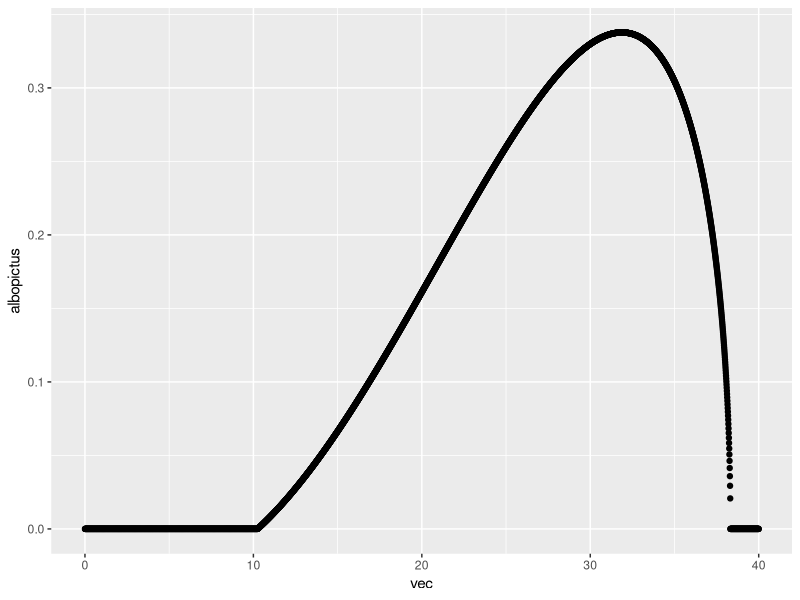
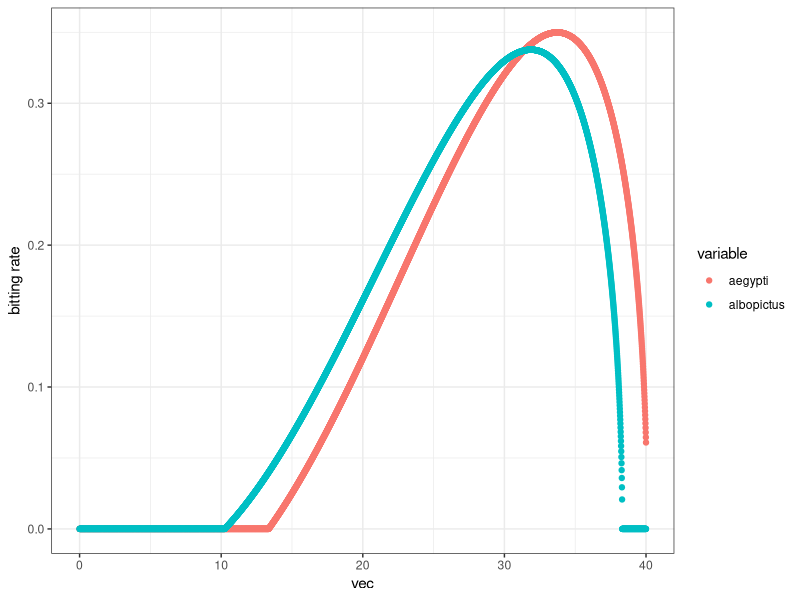
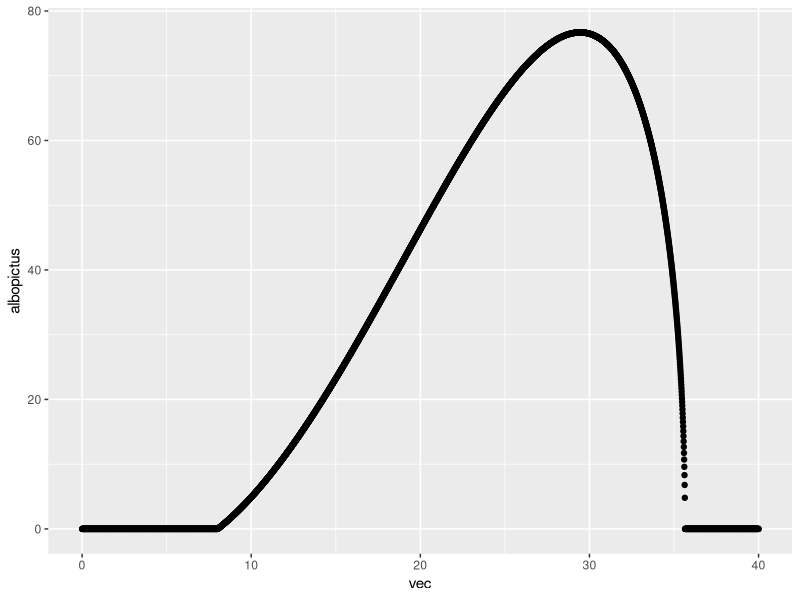
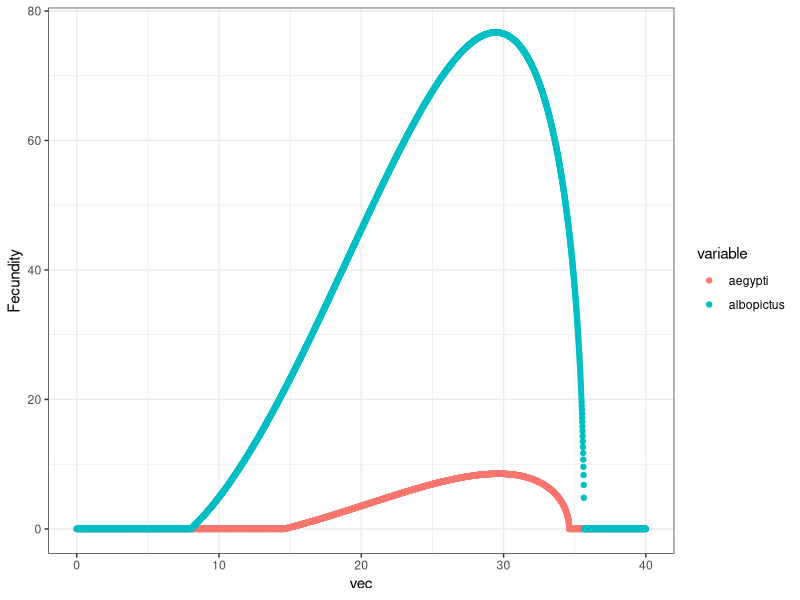
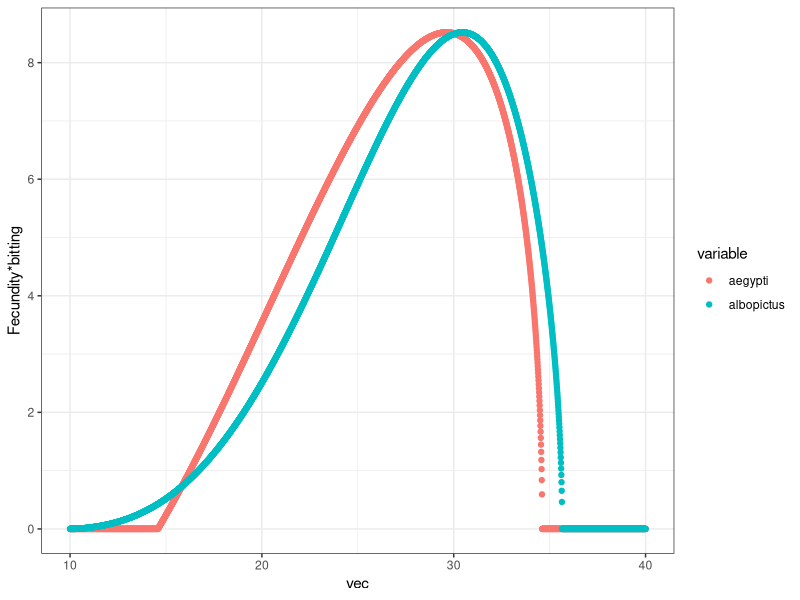

Generate these figures, in order, with R: (Note: this script raises an error after producing the figures.)
rm(list=ls())
library(tidyverse)
library(ggplot2)
library(dplyr)
library("ggpubr")
library(viridis)
library(gdata)
library("data.table")
library('numDeriv')

#------------------------FUNCTIONS---------------------------#
# Main functions 
Briere_func <- function(cte, tmin, tmax, temp){
  outp <- temp*cte*(temp - tmin)*(tmax - temp)^(1/2)
  if(outp < 0 | is.na(outp)){
    outp <- 0
  }
  return(outp)
}

Quad_func <- function(cte, tmin, tmax, temp){
  outp <- -cte*(temp - tmin)*(temp - tmax)
  if(outp < 0 | is.na(outp)){
    outp <- 0
  }
  return(outp)
}

Lin_func <- function(cte, cte1, temp){
  outp <- temp*cte + cte1
  if(outp < 0 | is.na(outp)){
    outp <- 0.00001
  }
  return(outp)
}


Quad <- function(cte, cte1,cte2, temp){
  outp <- cte*temp^2 + cte1*temp + cte2
  if(outp < 0 | is.na(outp)){
    outp <- 0
  }
  return(outp)
}

QuadN_func <- function(cte, c1, c2, temp){
  outp <- cte*temp^2 + c1*temp + c2
  if(outp < 0 | is.na(outp)){
    outp <- 0
  }
  return(outp)
}
### Incorporating rain and human density:
h_f <- function(hum, rain){
  # Constants: 
  erat = 0.5
  e0 = 1.5
  evar = 0.05
  eopt = 8
  efac = 0.01
  edens = 0.01
  
  
  hatch <- (1-erat)*(((1+e0)*exp(-evar*(rain-eopt)^2))/(exp(-evar*(rain - eopt)^2) + e0)) +
    erat*(edens/(edens + exp(-efac*hum)))
  return(hatch)
}

#### -------------------------- Albopictus ------------------------- ####
## Thermal responses Aedes Albopictus from Mordecai 2017:
a_f_alb <- function(temp){Briere_func(0.000193,10.25,38.32,temp)} # Biting rate
TFD_f_alb <- function(temp){Briere_func(0.0488,8.02,35.65,temp)} # Fecundity
pLA_f_alb <- function(temp){Quad_func(0.002663,6.668,38.92,temp)} # Survival probability Egg-Adult
MDR_f_alb <- function(temp){Briere_func(0.0000638,8.6,39.66,temp)} # Mosquito Development Rate
lf_f_alb <- function(temp){Quad_func(1.43,13.41,31.51,temp)} # Adult life span
dE_f_alb <- function(temp){Briere_func(0.00006881,8.869,35.09,temp)} # Adult life span

# R0 function by temperature:
R0_func_alb <- function(Te, rain, hum){
  a <- a_f_alb(Te)
  f <- (1/2)*TFD_f_alb(Te)
  deltaa <- lf_f_alb(Te)
  dE <- dE_f_alb(Te)
  probla <- pLA_f_alb(Te)
  h <- h_f(hum,rain)
  deltaE = 0.1
  R0 <- ((0.3365391*f*a*deltaa)*probla*(h*dE/(h*dE+deltaE)))^(1/3)
  return(R0)
}

####------------------------------Aegypti------------------------####
a_f_aeg <- function(temp){Briere_func(0.000202,13.35,40.08,temp)} # Biting rate
EFD_f_aeg <- function(temp){Briere_func(0.00856,14.58,34.61,temp)} # Fecundity
pLA_f_aeg <- function(temp){Quad_func(0.004186,9.373,40.26,temp)} # Survival probability Egg-Adult
MDR_f_aeg <- function(temp){Briere_func(0.0000786,11.36,39.17,temp)} # Mosquito Development Rate
lf_f_aeg <- function(temp){Quad_func(0.148,9.16,37.73,temp)} # Adult life span
dE_f_aeg <- function(temp){Briere_func(0.0003775 ,14.88,37.42,temp)} # Adult life span

# R0 function by temperature:
R0_func_aeg <- function(Te, rain,hum){
  a <- a_f_aeg(Te)
  f <- (1/2)*EFD_f_aeg(Te)
  deltaa <- lf_f_aeg(Te)
  dE <- dE_f_aeg(Te)
  probla <- pLA_f_aeg(Te)
  h <- h_f(hum,rain)
  deltE = 0.1
  R0 <- ((f*deltaa)*probla*(h*dE/(h*dE+deltE)))^(1/3)
  return(R0)
}


#####----------------Japonicus-----------------####
dE_f_jap <- function(temp){Briere_func(0.0002859,6.360,35.53 ,temp)} # Mosquito Development Rate
dL_f_jap <- function(temp){Briere_func(7.000e-05,9.705e+00,3.410e+01,temp)} # Survival probability Egg-Adult
lf_f_jap <- function(temp){QuadN_func(0.0113,-0.9308,21.5214,temp)} # Adult life span
deltaL_f_jap <- function(temp){QuadN_func(0.0030183,-0.1099622,1.1617832,temp)} # Adult life span

# R0 function by temperature:
R0_func_jap <- function(Te, rain,hum){
  a <- 0.3
  f <- 183/2
  lf <- lf_f_jap(Te)
  deltaL <- deltaL_f_jap(Te)
  deltE = 0.1
  dE <- dE_f_jap(Te)
  dL <- dL_f_jap(Te)
  h <- h_f(hum,rain)
  if(dL == 0 | f == 0 | a == 0 | dE == 0 | h == 0 | Te<0){
    R0 <- 0
  }else{
    R0 <- ((f*a*lf)*(dL/(dL+deltaL))*(h*dE/(h*dE+deltE)))^(1/3)
  }
  return(R0)
}


### Difference between fecundity and bitting rate:
# bitting rate
vec <- seq(0,40,0.01)
aegypti <- sapply(vec,a_f_aeg)
albopictus <- sapply(vec,a_f_alb)
df_out <- data.frame(vec, aegypti, albopictus)
ggplot(df_out) + 
  geom_point(aes(vec,albopictus))

df_out <- reshape2::melt( df_out, id.vars = "vec")

ggplot(df_out) + 
  geom_point(aes(vec,value, color=variable)) +
  ylab("bitting rate") +
  theme_bw()
 
# Fecundity
vec <- seq(0,40,0.01)
aegypti <- sapply(vec,EFD_f_aeg)
albopictus <- sapply(vec,TFD_f_alb)
df_out <- data.frame(vec, aegypti, albopictus)
ggplot(df_out) + 
  geom_point(aes(vec,albopictus))

df_out <- reshape2::melt( df_out, id.vars = "vec")

ggplot(df_out) + 
  geom_point(aes(vec,value, color=variable)) +
  ylab("Fecundity") +
  theme_bw()

# Fecundity*bitting
vec <- seq(10,40,0.01)
aegypti <- sapply(vec,EFD_f_aeg)
albopictus1 <- sapply(vec,a_f_alb)
albopictus <- sapply(vec,TFD_f_alb)
df_out <- data.frame(vec, aegypti = aegypti, albopictus = albopictus*albopictus1)
scale <- max(df_out$albopictus)/max(df_out$aegypti)
df_out <- data.frame(vec, aegypti = aegypti,
                     albopictus = (1/scale)*albopictus*albopictus1)

df_out <- reshape2::melt( df_out, id.vars = "vec")

ggplot(df_out) + 
  geom_point(aes(vec,value, color=variable)) +
  ylab("Fecundity*bitting") +
  theme_bw()

# Life span
vec <- seq(10,40,0.01)
aegypti <- sapply(vec,lf_f_aeg)
albopictus <- sapply(vec,lf_f_alb)
japonicus <- sapply(vec,deltaA_f_jap)

df_out <- data.frame(vec, aegypti = 1/aegypti,
                     albopictus = 1/albopictus,
                     japonicus = japonicus)
df_out <- reshape2::melt( df_out, id.vars = "vec")

ggplot(df_out) + 
  geom_point(aes(vec,value, color=variable)) +
  ylab("deltaA") + ylim(c(0,0.2)) +
  theme_bw()

# p_LA
vec <- seq(10,40,0.01)
aegypti <- sapply(vec,pLA_f_aeg)
albopictus <- sapply(vec,pLA_f_alb)
japo1 <- sapply(vec,dL_f_jap)
japo2 <- sapply(vec,deltaL_f_jap)

df_out <- data.frame(vec, aegypti = aegypti,
                     albopictus = albopictus,
                     japonicus = japo1/(japo1+japo2))
df_out <- reshape2::melt( df_out, id.vars = "vec")

ggplot(df_out) + 
  geom_point(aes(vec,value, color=variable)) +
  ylab("pLA") +
  theme_bw()

# dE
vec <- seq(10,40,0.01)
aegypti <- sapply(vec,dE_f_aeg)
albopictus <- sapply(vec,dE_f_alb) 
japonicus <- sapply(vec,dE_f_jap) 

df_out <- data.frame(vec, aegypti = aegypti,
                     albopictus = albopictus,
                     japonicus = japonicus)
df_out <- reshape2::melt( df_out, id.vars = "vec")

ggplot(df_out) + 
  geom_point(aes(vec,value, color=variable)) +
  ylab("dE") +
  theme_bw()

# R0
vec <- seq(5,40,0.001)
aegypti <- sapply(vec,R0_func_aeg, hum = 500,rain = 8)
albopictus <- sapply(vec,R0_func_alb, hum = 500,rain = 8) 
japonicus <- sapply(vec,R0_func_jap, hum = 500,rain = 8) 

df_out <- data.frame(vec, aegypti = aegypti,
                     albopictus = albopictus,
                     japonicus = japonicus)
df_out <- reshape2::melt( df_out, id.vars = "vec")

ggplot(df_out) + 
  geom_line(aes(vec,value, color=variable)) +
  geom_hline(yintercept = 1, linetype = "dashed", color = "red") +
  ylab("R0") +
  theme_bw()


#------------------------------Albopictus------------------------------------#
# R0 with hacthing rate
vec <- seq(0,30,0.01)
hum_cte <- 2000
te_cte <- 15
out <- sapply(vec,R0_func_alb,hum=hum_cte, Te=te_cte)

df_out <- data.frame(vec, out)
ggplot(df_out) +
  geom_line(aes(vec,out))

# hatching rate plot
out <- sapply(vec,h_f,hum=hum_cte)

df_out <- data.frame(vec, out)
ggplot(df_out) +
  geom_line(aes(vec,out))

# Human density versus R0 
vec <- seq(0,30000,0.01)
rain_cte <- 8
te_cte <- 15
out <- sapply(vec,function(x){R0_func_alb(rain_cte,x,te_cte)})

df_out <- data.frame(vec, out)
ggplot(df_out) +
  geom_line(aes(vec,out))

# Derivative with respect to Temperature
vec <- seq(0,40,0.0001)
hum_cte <- 500
rain_cte <- 8
out_alb <- sapply(vec,R0_func_alb,hum=hum_cte, rain=rain_cte)

df_out_alb <- data.frame(vec, out_alb)
plot_t <- ggplot(df_out_alb) +
  geom_line(aes(vec,out_alb)) + 
  xlab("Temperature(Cº)") + ylab("R0") +
  theme_bw()
plot_t

ind <- df_out_alb[which(df_out_alb$out_alb != 0),1]
numd1_t <- grad(function(x){R0_func_alb(rain_cte,hum_cte,x)}, ind)
devf_t <- data.frame(ind,numd1_t)
dev_t <- ggplot(devf_t) +
  geom_line(aes(ind,numd1_t)) + 
  xlab("Temperature(Cº)") + ylab("dR0/dT") +
  theme_bw()

# Derivative with respect to Rainfall
vec <- seq(0,20,0.01)
hum_cte <- 500
te_cte <- 22
out <- sapply(vec,R0_func_alb,hum=hum_cte, Te=te_cte)
df_out <- data.frame(vec, out)
plot_r <- ggplot(df_out) +
  geom_line(aes(vec,out))+ 
  xlab("Rainfall(mm)") + ylab("R0") +
  theme_bw()
ind <- df_out[which(df_out$out != 0),1]
numd1_r <- grad(function(x){R0_func_alb(x,hum_cte,te_cte)}, ind)
devf_r <- data.frame(ind,numd1_r)
dev_r <- ggplot(devf_r) +
  geom_line(aes(ind,numd1_r))  + 
  xlab("Rainfall(mm)") + ylab("dR0/dR") +
  theme_bw()

# Derivative with respect to Human density
vec <- seq(0,1500,1)
rain_cte <- 8
te_cte <- 22
out <- sapply(vec,R0_func_alb,rain=rain_cte, Te=te_cte)
df_out <- data.frame(vec, out)

plot_h <- ggplot(df_out) +
  geom_line(aes(vec,out)) + 
  xlab("Human density(km2)") + ylab("R0") +
  theme_bw()

ind <- df_out[which(df_out$out != 0),1]
numd1_h <- grad(function(x){R0_func_alb(rain_cte,x,te_cte)}, ind)
devf_h <- data.frame(ind,numd1_h)
dev_h <- ggplot(devf_h) +
  geom_line(aes(ind,numd1_h)) + 
  xlab("Human density(km2)") + ylab("dR0/dH") +
  theme_bw()

library(ggpubr)
ggarrange(dev_t,dev_r,dev_h)
ggarrange(plot_t,plot_r,plot_h)

#####------ Aegypti ------------##
# Derivative with respect to Temperature
vec <- seq(0,40,0.0001)
hum_cte <- 500
rain_cte <- 8
out_aeg <- sapply(vec,R0_func_aeg,hum=hum_cte, rain=rain_cte)

df_out_aeg <- data.frame(vec, out_aeg)
plot_t <- ggplot(df_out_aeg) +
  geom_line(aes(vec,out_aeg)) + 
  xlab("Temperature(Cº)") + ylab("R0") +
  theme_bw()
plot_t

ind <- df_out_aeg[which(df_out_aeg$out_aeg != 0),1]
numd1_t <- grad(function(x){R0_func_aeg(rain_cte,hum_cte,x)}, ind)
devf_t <- data.frame(ind,numd1_t)
dev_t <- ggplot(devf_t) +
  geom_line(aes(ind,numd1_t)) + 
  xlab("Temperature(Cº)") + ylab("dR0/dT") +
  theme_bw()

# Derivative with respect to Rainfall
vec <- seq(0,20,0.01)
hum_cte <- 500
te_cte <- 22
out <- sapply(vec,R0_func_aeg,hum=hum_cte, Te=te_cte)
df_out <- data.frame(vec, out)
plot_r <- ggplot(df_out) +
  geom_line(aes(vec,out))+ 
  xlab("Rainfall(mm)") + ylab("R0") +
  theme_bw()
ind <- df_out[which(df_out$out != 0),1]
numd1_r <- grad(function(x){R0_func_aeg(x,hum_cte,te_cte)}, ind)
devf_r <- data.frame(ind,numd1_r)
dev_r <- ggplot(devf_r) +
  geom_line(aes(ind,numd1_r))  + 
  xlab("Rainfall(mm)") + ylab("dR0/dR") +
  theme_bw()

# Derivative with respect to Human density
vec <- seq(0,1500,1)
rain_cte <- 8
te_cte <- 22
out <- sapply(vec,R0_func_aeg,rain=rain_cte, Te=te_cte)
df_out <- data.frame(vec, out)
plot_h <- ggplot(df_out) +
  geom_line(aes(vec,out)) + 
  xlab("Human density(km2)") + ylab("R0") +
  theme_bw()

ind <- df_out[which(df_out$out != 0),1]
numd1_h <- grad(function(x){R0_func_aeg(rain_cte,x,te_cte)}, ind)
devf_h <- data.frame(ind,numd1_h)
dev_h <- ggplot(devf_h) +
  geom_line(aes(ind,numd1_h)) + 
  xlab("Human density(km2)") + ylab("dR0/dH") +
  theme_bw()

library(ggpubr)
ggarrange(dev_t,dev_r,dev_h)
ggarrange(plot_t,plot_r,plot_h)

##### --------------------- JAPONICUS---------------------#
vec = seq(0,40,0.001)
df <- data.frame(vec, out <- sapply(vec,dL_f_jap))
ggplot(df) +
  geom_point(aes(vec,out))

# Derivative with respect to Temperature
vec <- seq(0,40,0.0001)
hum_cte <- 500
rain_cte <- 8
out_jap <- sapply(vec,R0_func_jap,hum=hum_cte, rain=rain_cte)

df_out_jap <- data.frame(vec, out_jap)
plot_t <- ggplot(df_out_jap) +
  geom_line(aes(vec,out_jap)) + 
  xlab("Temperature(Cº)") + ylab("R0") +
  theme_bw()
plot_t

ind <- df_out_jap[which(df_out_jap$out_jap != 0),1]
numd1_t <- grad(function(x){R0_func_jap(rain_cte,hum_cte,x)}, ind)
devf_t <- data.frame(ind,numd1_t)
dev_t <- ggplot(devf_t) +
  geom_line(aes(ind,numd1_t)) + 
  xlab("Temperature(Cº)") + ylab("dR0/dT") +
  theme_bw()

# Derivative with respect to Rainfall
vec <- seq(0,20,0.01)
hum_cte <- 500
te_cte <- 22
out <- sapply(vec,R0_func_jap,hum=hum_cte, Te=te_cte)
df_out <- data.frame(vec, out)
plot_r <- ggplot(df_out) +
  geom_line(aes(vec,out))+ 
  xlab("Rainfall(mm)") + ylab("R0") +
  theme_bw()
ind <- df_out[which(df_out$out != 0),1]
numd1_r <- grad(function(x){R0_func_jap(x,hum_cte,te_cte)}, ind)
devf_r <- data.frame(ind,numd1_r)
dev_r <- ggplot(devf_r) +
  geom_line(aes(ind,numd1_r))  + 
  xlab("Rainfall(mm)") + ylab("dR0/dR") +
  theme_bw()

# Derivative with respect to Human density
vec <- seq(0,1500,1)
rain_cte <- 8
te_cte <- 22
out <- sapply(vec,R0_func_jap,rain=rain_cte, Te=te_cte)
df_out <- data.frame(vec, out)
plot_h <- ggplot(df_out) +
  geom_line(aes(vec,out)) + 
  xlab("Human density(km2)") + ylab("R0") +
  theme_bw()

ind <- df_out[which(df_out$out != 0),1]
numd1_h <- grad(function(x){R0_func_jap(rain_cte,x,te_cte)}, ind)
devf_h <- data.frame(ind,numd1_h)
dev_h <- ggplot(devf_h) +
  geom_line(aes(ind,numd1_h)) + 
  xlab("Human density(km2)") + ylab("dR0/dH") +
  theme_bw()

library(ggpubr)
ggarrange(dev_t,dev_r,dev_h)
ggarrange(plot_t,plot_r,plot_h)

df_out_tot <- data.frame(temp = df_out_jap$vec, 
                         Albopictus=df_out_alb$out_alb/max(df_out_alb$out_alb),
                         Aegypti=df_out_aeg$out_aeg/max(df_out_aeg$out_aeg),
                         Japonicus=df_out_jap$out_jap/max(df_out_jap$out_jap))


df_plot <- reshape2::melt(df_out_tot,id.vars="temp")
ggplot(df_plot) +
  geom_line(aes(temp,value,color=variable), size = 0.8) +
  xlim(c(8,40)) + theme_bw() + ylab("Relative R0") +
  xlab("Temperature(Cº)")
